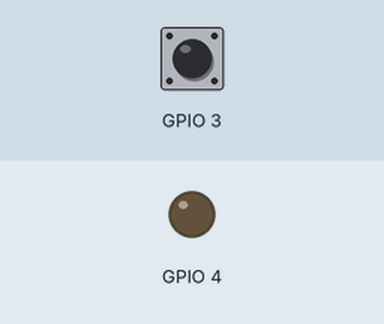
A program run on a simulated Raspberry Pi (BCM pin numbers). Shown: output pins drawn as LEDs (lit = HIGH). The inputs (shaded band) are chosen by the test bench; at power-on: GPIO 3 HIGH. What the program prints to the terminal is not drawn.

Above: at 1.2 s.
1.3 s: GPIO 3 pulled LOW for 0.15 s
At 2.4 s:
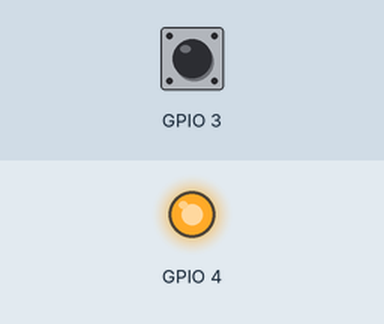
2.9 s: GPIO 3 pulled LOW for 1 s
At 4.9 s:
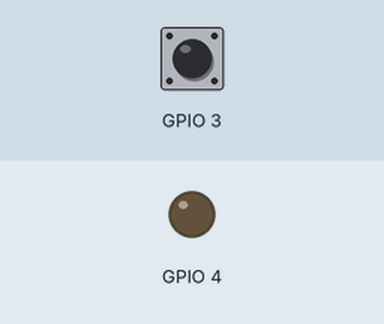
5.4 s: GPIO 3 pulled LOW for 3.2 s
At 9.7 s:
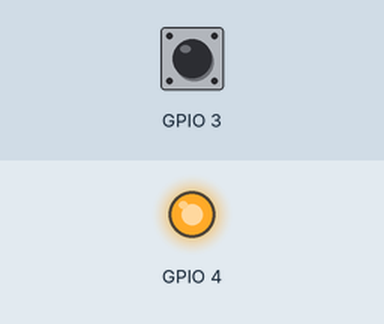
Timing chart, 0 to 11.2 s (numbered marks = the images above; inputs shaded):
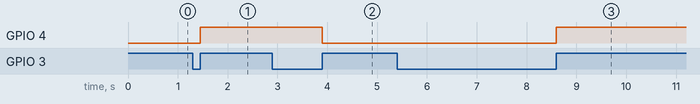

Measured:
- after the input at 1.3 s, GPIO 4: LOW → HIGH after 0.15 s
- after the input at 2.9 s, GPIO 4: HIGH → LOW after 1.0 s
- after the input at 5.4 s, GPIO 4: LOW → HIGH after 3.2 s

The program:

test-gpio.py
```python
#!/usr/bin/python

# Input on BCM 3, button
# When BCM 3 is toggled, it will send a positive signal on BCM 4

# Output on BCM 4, 3.3v

import RPi.GPIO as GPIO

def toggleOutput(channel):
	global num, do_turn_on
	print("Button pressed!")
	num = num + 1
	# toggle the output
	do_turn_on = not do_turn_on
	GPIO.output(4, do_turn_on)
# Set up GPIO using BCM numbering
GPIO.setmode(GPIO.BCM)
GPIO.setup(3, GPIO.IN)
GPIO.setup(4, GPIO.OUT)


# track number of key presses
num = 0
do_turn_on = False

GPIO.output(4, do_turn_on)
GPIO.add_event_detect(3, GPIO.RISING, callback=toggleOutput, bouncetime=300)

while num < 4:
	print("Num at " + str(num))
	if (do_turn_on):
		print("output is on")
	else:
		print("output is off")
GPIO.cleanup()
```
